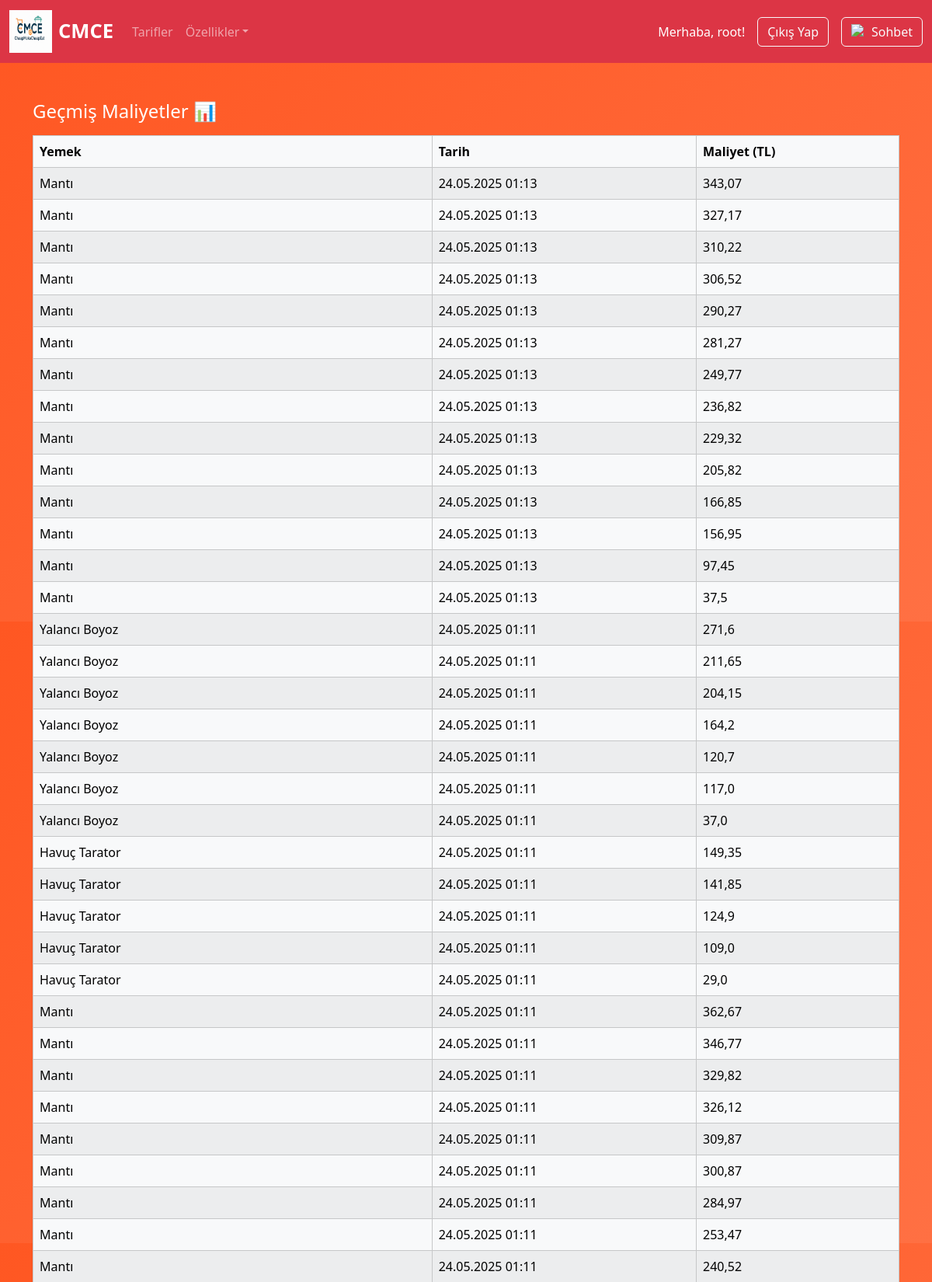
Page /history/ (signed in, upper part) on the committed database.
### core/models.py (models this page shows, shortened)
class MealHistory(models.Model):
    user = models.ForeignKey(User, on_delete=models.CASCADE)
    meal_name = models.CharField(max_length=100)
    total_cost = models.FloatField()
    date = models.DateTimeField(auto_now_add=True)

### core/views.py (the view)
# urls.py: path('history/', views.history, name='history'),
def history(request):
    if not request.user.is_authenticated:
        return redirect('/login/')
    histories = MealHistory.objects.filter(user=request.user).order_by('-date')
    return render(request, 'history.html', {'histories': histories})

### core/templatetags/custom_filters.py (called while the page is built)
@register.filter
def before_at(value):
    return value.split('@')[0] if '@' in value else value

### core/templates/history.html (shortened to what this page needs)
{% load static %}
{% load custom_filters %}
<!DOCTYPE html>
<html lang="en">
<head>
  <link href="https://cdn.jsdelivr.net/npm/bootstrap@5.3.3/dist/css/bootstrap.min.css" rel="stylesheet">
</head>
<body>
<nav class="navbar navbar-expand-lg navbar-dark bg-danger">
  <div class="container-fluid">
    <a class="navbar-brand d-flex align-items-center" href="/">
      <img src="{% static 'logo.png' %}" alt="CMCE Logo" class="me-2" style="width: 55px; height: 55px;">
      <strong>CMCE</strong>
    </a>
    <div class="collapse navbar-collapse" id="navContent">
      <ul class="navbar-nav me-auto mb-2 mb-lg-0">
        <li class="nav-item">
          <a class="nav-link" href="/tarifler/">Tarifler</a>
        </li>
        <li class="nav-item dropdown">
          <a class="nav-link dropdown-toggle" href="#" data-bs-toggle="dropdown">Özellikler</a>
        </li>
      </ul>
      {% if user.is_authenticated %}
        <span class="navbar-text me-3 text-white">
          Merhaba, {{ user.username|before_at }}!
        </span>
        <a href="/logout/" class="btn btn-outline-light me-2">Çıkış Yap</a>
      {% else %}
        <a href="/login/" class="btn btn-outline-light me-2">Giriş Yap</a>
        <a href="/register/" class="btn btn-outline-light custom-register-btn">Kayıt Ol</a>
      {% endif %}
      <a href="/chatbot/" class="btn btn-outline-light ms-2 d-flex align-items-center">
        <img src="https://img.icons8.com/?size=24&id=t3z86GnXSIyW&format=png&color=ffffff" alt="Chatbot" style="width: 20px; height: 20px; margin-right: 6px;">
        Sohbet
      </a>
    </div>
  </div>
</nav>
<div class="container my-5">
  <h4 class="text-white mb-3">Geçmiş Maliyetler 📊</h4>
  <div class="table-responsive">
    <table class="table table-striped table-bordered table-light">
      <thead>
        <tr>
          <th>Yemek</th>
          <th>Tarih</th>
          <th>Maliyet (TL)</th>
        </tr>
      </thead>
      <tbody>
        {% for item in histories %}
          <tr>
            <td>{{ item.meal_name }}</td>
            <td>{{ item.date|date:"d.m.Y H:i" }}</td>
            <td>{{ item.total_cost }}</td>
          </tr>
        {% empty %}
          <tr>
            <td colspan="3" class="text-center">Hiç hesaplama yapılmamış.</td>
          </tr>
        {% endfor %}
      </tbody>
    </table>
  </div>
</div>
</body>
</html>

### core/templates/history.html (style rules this page uses)
body { background: linear-gradient(135deg, #ff5722, #ff7043); color: #fff; }
.navbar-brand strong { color: #fff; font-size: 1.6rem; }
.navbar-brand img { width: 55px; height: 55px; }

### rows in the picture
MealHistory: meal_name "Mantı", date "24.05.2025 01:13", total_cost "343,07"
MealHistory: meal_name "Mantı", date "24.05.2025 01:13", total_cost "327,17"
MealHistory: meal_name "Mantı", date "24.05.2025 01:13", total_cost "310,22"
MealHistory: meal_name "Mantı", date "24.05.2025 01:13", total_cost "306,52"
MealHistory: meal_name "Mantı", date "24.05.2025 01:13", total_cost "290,27"
MealHistory: meal_name "Mantı", date "24.05.2025 01:13", total_cost "281,27"
MealHistory: meal_name "Mantı", date "24.05.2025 01:13", total_cost "249,77"
MealHistory: meal_name "Mantı", date "24.05.2025 01:13", total_cost "236,82"
MealHistory: meal_name "Mantı", date "24.05.2025 01:13", total_cost "229,32"
MealHistory: meal_name "Mantı", date "24.05.2025 01:13", total_cost "205,82"
MealHistory: meal_name "Mantı", date "24.05.2025 01:13", total_cost "166,85"
MealHistory: meal_name "Mantı", date "24.05.2025 01:13", total_cost "156,95"
MealHistory: meal_name "Mantı", date "24.05.2025 01:13", total_cost "97,45"
MealHistory: meal_name "Mantı", date "24.05.2025 01:13", total_cost "37,5"
MealHistory: meal_name "Yalancı Boyoz", date "24.05.2025 01:11", total_cost "271,6"
MealHistory: meal_name "Yalancı Boyoz", date "24.05.2025 01:11", total_cost "211,65"
MealHistory: meal_name "Yalancı Boyoz", date "24.05.2025 01:11", total_cost "204,15"
MealHistory: meal_name "Yalancı Boyoz", date "24.05.2025 01:11", total_cost "164,2"
MealHistory: meal_name "Yalancı Boyoz", date "24.05.2025 01:11", total_cost "120,7"
MealHistory: meal_name "Yalancı Boyoz", date "24.05.2025 01:11", total_cost "117,0"
MealHistory: meal_name "Yalancı Boyoz", date "24.05.2025 01:11", total_cost "37,0"
MealHistory: meal_name "Havuç Tarator", date "24.05.2025 01:11", total_cost "149,35"
MealHistory: meal_name "Havuç Tarator", date "24.05.2025 01:11", total_cost "141,85"
MealHistory: meal_name "Havuç Tarator", date "24.05.2025 01:11", total_cost "124,9"
MealHistory: meal_name "Havuç Tarator", date "24.05.2025 01:11", total_cost "109,0"
MealHistory: meal_name "Havuç Tarator", date "24.05.2025 01:11", total_cost "29,0"
MealHistory: meal_name "Mantı", date "24.05.2025 01:11", total_cost "362,67"
MealHistory: meal_name "Mantı", date "24.05.2025 01:11", total_cost "346,77"
MealHistory: meal_name "Mantı", date "24.05.2025 01:11", total_cost "329,82"
MealHistory: meal_name "Mantı", date "24.05.2025 01:11", total_cost "326,12"
MealHistory: meal_name "Mantı", date "24.05.2025 01:11", total_cost "309,87"
MealHistory: meal_name "Mantı", date "24.05.2025 01:11", total_cost "300,87"
MealHistory: meal_name "Mantı", date "24.05.2025 01:11", total_cost "284,97"
MealHistory: meal_name "Mantı", date "24.05.2025 01:11", total_cost "253,47"
MealHistory: meal_name "Mantı", date "24.05.2025 01:11", total_cost "240,52"

### other values in the picture
{{ user.username|before_at }} "root"
